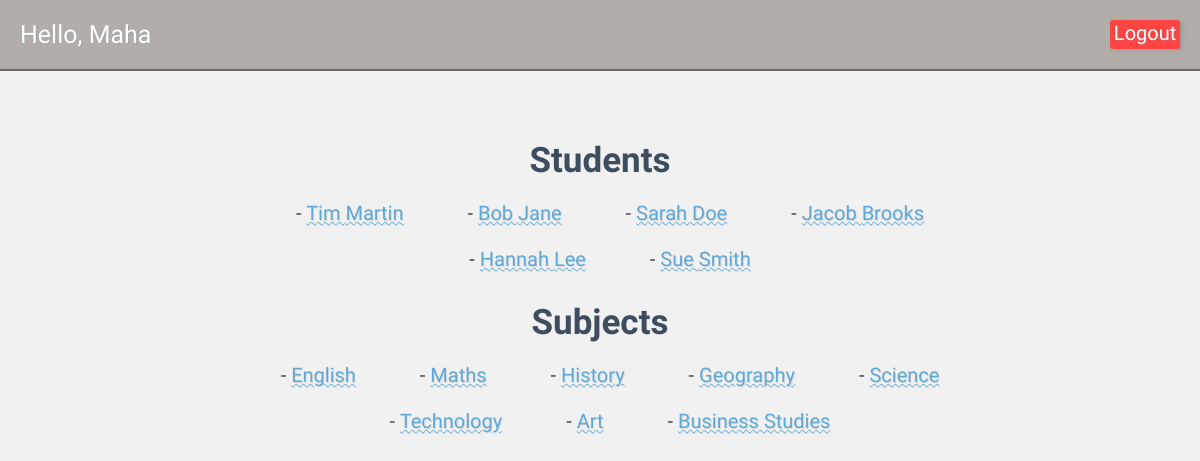
The page / (signed in) on the database its author committed.
### tables this page shows
CREATE TABLE "students"(id INTEGER PRIMARY KEY AUTOINCREMENT,
"firstname" TEXT NOT NULL,
"lastname" TEXT NOT NULL);

CREATE TABLE "subject" (`id` INTEGER PRIMARY KEY AUTOINCREMENT, `subject` TEXT);

### app.py (the view)
@app.route('/')
def index():
    if 'user_id' not in session:
        return redirect(url_for('login'))
    db = get_db()
    students = db. execute('''
                          SELECT * FROM students
                          ORDER BY 'firstname' ASC;
                          ''').fetchall()
    subject = db.execute('''
                          SELECT * FROM subject
                          ORDER BY `id` ASC;
                         ''').fetchall()
    return render_template('index.html', students=students, subject=subject)

### app.py (called while the page is built)
def get_db():
    db = sqlite3.connect('database/student_mark.db')
    db.row_factory = sqlite3.Row
    return db

### templates/index.html
{% extends "base.html" %}
{% block content %}
<div class="connect">
    <h2 class="connect">Students</h2>
    {% for student in students %}
    <div class="student-list">
        <ul>
            <p>- <a href="{{url_for('student', student_id=student['id'])}}">{{student['firstname']}} {{student['lastname']}}</p></a>
        </ul>
    </div>
    {% endfor %}
    <h2 class="connect">Subjects</h2>
    {% for subject in subject %}
    <div class="subject-list">
        <ul>
            <p>- <a href="{{url_for('subject', subject_id=subject['id'])}}">{{subject['subject']}}</p></a>
        </ul>
    </div>
    {% endfor %}
</div>
{% endblock %}

### templates/base.html (shortened to what this page needs)
<!DOCTYPE html>
<html lang="en">
<head>
    <link rel="stylesheet" href="{{ url_for('static', filename='css/style.css') }}">
</head>
</head>
<body>
    <div class="header">
        {% if session.user_id %}
        <a href="/" style="color:white;text-decoration: none;">{% block text %}Hello, {{ session.firstname }}{% endblock %}</a>
            <a href="{{ url_for('logout') }}" class="logout-button">Logout</a>
        {% endif %}
    </div>
    <div class="main">
        {% block content %}{% endblock %}
    </div>
</body>
</html>

### static/css/style.css (style rules this page uses)
body { margin: 0; padding: 0; font-family: "Nunito"; background-image:url('https://imgh.in/host/sce4o3'); background-repeat:repeat; background-size:40%; background-color: #f0f0f0ec; background-blend-mode: lighten; }
.connect { padding:0; color:#3d4c5e; text-align:center; align-items: center; }
h2.connect { font-size:35px; margin-bottom:0px; }
.subject-list, .student-list { font-size:20px; padding-right:20px; margin-bottom:-18px; display:inline-block; vertical-align:middle; text-align:center; }
.header { background-color: #aea8a3ed; color: white; padding: 20px; margin-bottom: 20px; vertical-align: middle; font-size:25px; display: flex; border-bottom: 2px solid rgba(80, 74, 74, 0.71); }
.logout-button { background-color: #ff4444; color: white; text-decoration: none; padding: 0.5px 3.75px; border-radius: 3px; position:relative; margin-left:auto; font-size:20px; box-shadow: 2px 1px 3px #86827f8c; }
.main { width: 800px; margin: 0 auto; padding: 20px; }
* { box-sizing: border-box; }
a { text-decoration: underline wavy 0.5px; color: #62a7d4; text-shadow: 1px 1px #658ca734; }

### rows shown on the page
students: firstname "Tim", lastname "Martin"
students: firstname "Bob", lastname "Jane"
students: firstname "Sarah", lastname "Doe"
students: firstname "Jacob", lastname "Brooks"
students: firstname "Hannah", lastname "Lee"
students: firstname "Sue", lastname "Smith"
subject: subject "English"
subject: subject "Maths"
subject: subject "History"
subject: subject "Geography"
subject: subject "Science"
subject: subject "Technology"
subject: subject "Art"
subject: subject "Business Studies"

### other values the page prints
{{ session.firstname }} "Maha"
